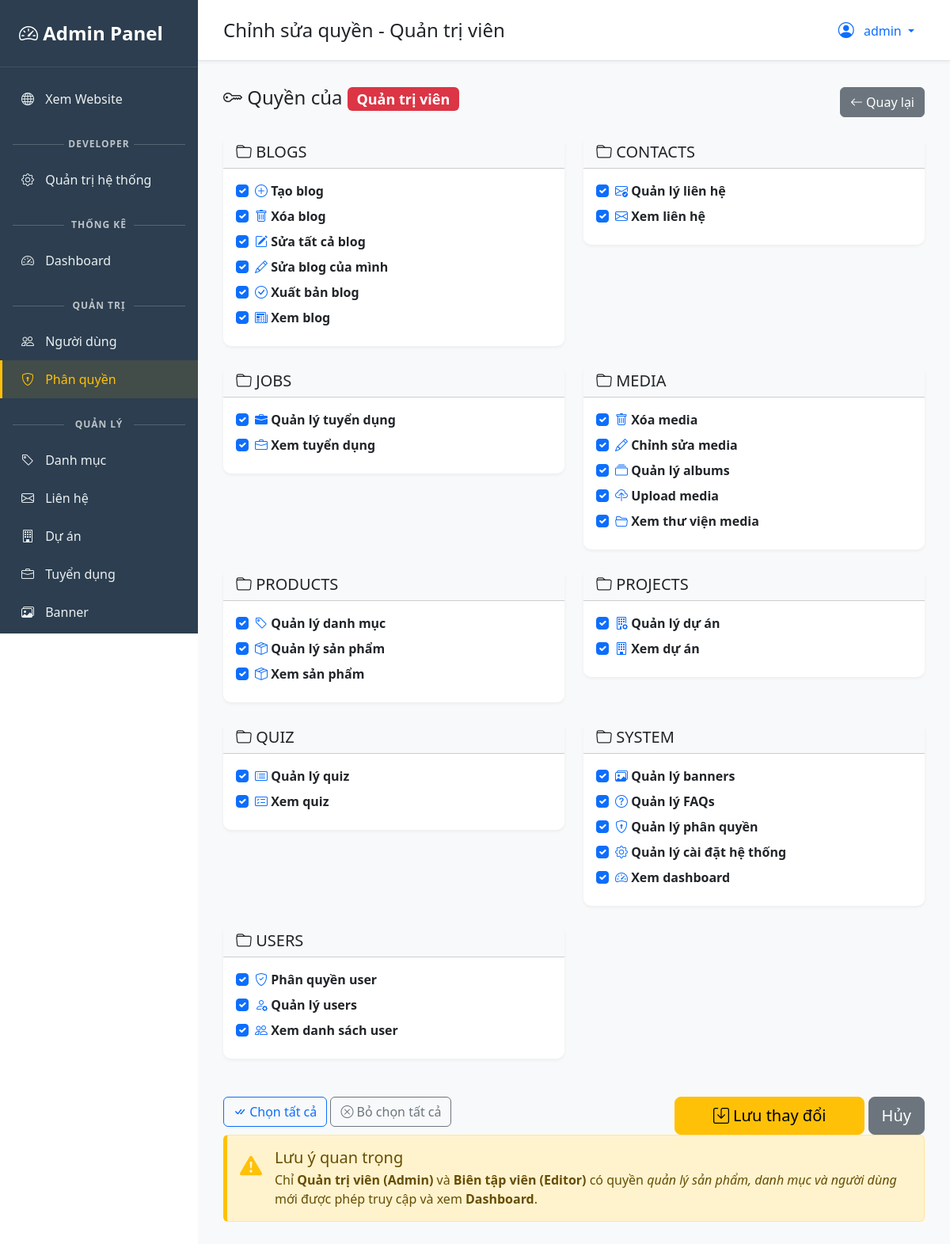
The page /admin/roles/1/permissions (signed in) on the database its author committed.
### app/models_rbac.py (models this page shows, shortened)
class Role(db.Model):
    __tablename__ = 'roles'
    id = db.Column(db.Integer, primary_key=True)
    name = db.Column(db.String(50), unique=True, nullable=False, index=True)
    display_name = db.Column(db.String(100), nullable=False)
    description = db.Column(db.Text)
    priority = db.Column(db.Integer, default=0)  # Cao = quyền lớn
    color = db.Column(db.String(20), default='secondary')  # Bootstrap colors
    is_active = db.Column(db.Boolean, default=True)
    created_at = db.Column(db.DateTime, default=datetime.utcnow)
    updated_at = db.Column(db.DateTime, default=datetime.utcnow, onupdate=datetime.utcnow)
    users = db.relationship('User', backref='role_obj', lazy='dynamic')
    permissions = db.relationship('Permission',
                                  secondary=role_permissions,
                                  backref=db.backref('roles', lazy='dynamic'),
                                  lazy='dynamic')
    def has_permission(self, permission_name):
        return self.permissions.filter_by(name=permission_name, is_active=True).first() is not None

class Permission(db.Model):
    __tablename__ = 'permissions'
    id = db.Column(db.Integer, primary_key=True)
    name = db.Column(db.String(100), unique=True, nullable=False, index=True)
    display_name = db.Column(db.String(100), nullable=False)
    description = db.Column(db.Text)
    category = db.Column(db.String(50), nullable=False, index=True)
    icon = db.Column(db.String(50), default='bi-key')  # Bootstrap icon
    is_active = db.Column(db.Boolean, default=True)
    created_at = db.Column(db.DateTime, default=datetime.utcnow)

### app/models.py (models this page shows, shortened)
class User(db.Model, UserMixin):
    __tablename__ = 'users'
    id = db.Column(db.Integer, primary_key=True)
    username = db.Column(db.String(80), unique=True, nullable=False, index=True)
    email = db.Column(db.String(120), unique=True, nullable=False, index=True)
    password_hash = db.Column(db.String(255))
    role_id = db.Column(db.Integer, db.ForeignKey('roles.id'), default=None)
    is_active = db.Column(db.Boolean, default=True)
    created_at = db.Column(db.DateTime, default=datetime.utcnow)
    updated_at = db.Column(db.DateTime, default=datetime.utcnow, onupdate=datetime.utcnow)
    blogs = db.relationship('Blog', backref='author_obj', lazy='dynamic')
    def has_permission(self, permission_name):
        if not self.role_obj or not self.is_active:
            return False
        return self.role_obj.has_permission(permission_name)
    def has_any_permission(self, *permission_names):
        return any(self.has_permission(perm) for perm in permission_names)

### app/admin/routes.py (the view, shortened to what this page needs)
@admin_bp.route('/roles/<int:id>/permissions', methods=['GET', 'POST'])
@permission_required('manage_roles')  # ✅ Quản lý phân quyền
def edit_role_permissions(id):
    role = Role.query.get_or_404(id)
    all_permissions = Permission.query.filter_by(is_active=True).order_by(
        Permission.category, Permission.name
    ).all()
    perms_by_category = {}
    for perm in all_permissions:
        cat = perm.category or 'other'
        if cat not in perms_by_category:
            perms_by_category[cat] = []
        perms_by_category[cat].append(perm)
    current_perm_ids = [p.id for p in role.permissions.all()]
    return render_template('admin/edit_role_permissions.html',
                           role=role,
                           perms_by_category=perms_by_category,
                           current_perm_ids=current_perm_ids)

### app/models.py (called while the page is built)
@login_manager.user_loader
def load_user(user_id):
    return User.query.get(int(user_id))

def get_setting(key, default=None):
    setting = Settings.query.filter_by(key=key).first()
    return setting.value if setting else default

### app/templates/admin/edit_role_permissions.html (shortened to what this page needs)
{% extends "admin/admin_base.html" %}
{% block page_title %}Chỉnh sửa quyền - {{ role.display_name }}{% endblock %}
{% block content %}
<div class="d-flex justify-content-between align-items-center mb-4">
    <h4>
        <i class="bi bi-key"></i> Quyền của
        <span class="badge bg-{{ role.color }}">{{ role.display_name }}</span>
    </h4>
    <a href="{{ url_for('admin.roles') }}" class="btn btn-secondary">
        <i class="bi bi-arrow-left"></i> Quay lại
    </a>
</div>
<form method="POST">
    <div class="row">
        {% for category, perms in perms_by_category.items() %}
        <div class="col-md-6 mb-4">
            <div class="card">
                <div class="card-header bg-light">
                    <h5 class="mb-0 text-uppercase">
                        <i class="bi bi-folder"></i> {{ category }}
                    </h5>
                </div>
                <div class="card-body">
                    {% for perm in perms %}
                    <div class="form-check mb-2">
                        <input class="form-check-input"
                               type="checkbox"
                               name="permissions"
                               value="{{ perm.id }}"
                               id="perm_{{ perm.id }}"
                               {% if perm.id in current_perm_ids %}checked{% endif %}>
                        <label class="form-check-label" for="perm_{{ perm.id }}">
                            <i class="{{ perm.icon }} text-primary"></i>
                            <strong>{{ perm.display_name }}</strong>
                        </label>
                    </div>
                    {% endfor %}
                </div>
            </div>
        </div>
        {% endfor %}
    </div>
    <div class="d-flex justify-content-between mt-4">
        <div>
            <button type="button" class="btn btn-outline-primary" onclick="selectAll()">
                <i class="bi bi-check-all"></i> Chọn tất cả
            </button>
            <button type="button" class="btn btn-outline-secondary" onclick="deselectAll()">
                <i class="bi bi-x-circle"></i> Bỏ chọn tất cả
            </button>
        </div>
        <div>
            <button type="submit" class="btn btn-warning btn-lg px-5">
                <i class="bi bi-save"></i> Lưu thay đổi
            </button>
            <a href="{{ url_for('admin.roles') }}" class="btn btn-secondary btn-lg">Hủy</a>
        </div>
    </div>
</form>
<div class="alert alert-warning d-flex align-items-start mb-4" role="alert" style="border-left: 5px solid #ffc107;">
    <div class="me-3">
        <i class="bi bi-exclamation-triangle-fill fs-3 text-warning"></i>
    </div>
    <div>
        <h5 class="alert-heading mb-1">Lưu ý quan trọng</h5>
        <p class="mb-0">
            Chỉ <strong>Quản trị viên (Admin)</strong> và <strong>Biên tập viên (Editor)</strong>
            có quyền <em>quản lý sản phẩm, danh mục và người dùng</em>
            mới được phép truy cập và xem <strong>Dashboard</strong>.
        </p>
    </div>
</div>
{% endblock %}

### app/templates/admin/admin_base.html (shortened to what this page needs)
<!DOCTYPE html>
<html lang="vi">
<head>
    <link href="https://cdn.jsdelivr.net/npm/bootstrap@5.3.0/dist/css/bootstrap.min.css" rel="stylesheet">
    <link rel="stylesheet" href="https://cdn.jsdelivr.net/npm/bootstrap-icons@1.11.1/font/bootstrap-icons.css">
</head>
<body>
    <div class="sidebar">
        <div class="sidebar-brand " style="color: #fff;">
            <i class="bi bi-speedometer2"></i> Admin Panel
        </div>
        <ul class="sidebar-nav nav flex-column">
            <li class="nav-item">
                <a class="nav-link" href="{{ url_for('main.index') }}" target="_blank">
                    <i class="bi bi-globe"></i> Xem Website
                </a>
            </li>
                {% if current_user.has_permission('manage_settings') %}
            <div class="sidebar-section-title"> Developer </div>
                    <li class="nav-item">
                        <a class="nav-link" href="{{ url_for('admin.settings') }}">
                            <i class="bi bi-gear"></i> Quản trị hệ thống
                        </a>
                    </li>
                {% endif %}
            <li class="nav-item">
                {% if current_user.has_any_permission('manage_users', 'manage_products', 'manage_categories') %}
                <div class="sidebar-section-title">Thống kê</div>
                <a class="nav-link {% if request.endpoint == 'admin.dashboard' %}active{% endif %}"
                   href="{{ url_for('admin.dashboard') }}">
                    <i class="bi bi-speedometer2"></i> Dashboard
                </a>
                {% else %}
                <a class="nav-link {% if request.endpoint == 'admin.welcome' %}active{% endif %}"
                   href="{{ url_for('admin.welcome') }}">
                    <i class="bi bi-house-heart"></i> Trang chủ
                </a>
                {% endif %}
            </li>
            {% if current_user.has_any_permission('manage_users', 'view_users', 'manage_roles') %}
            <div class="sidebar-section-title">Quản trị</div>
            {% if current_user.has_any_permission('manage_users', 'view_users') %}
            <li class="nav-item">
                <a class="nav-link {% if 'users' in request.endpoint %}active{% endif %}"
                   href="{{ url_for('admin.users') }}">
                    <i class="bi bi-people"></i> Người dùng
                </a>
            </li>
            {% endif %}
            {% if current_user.has_permission('manage_roles') %}
            <li class="nav-item">
                <a class="nav-link {% if 'roles' in request.endpoint or 'permissions' in request.endpoint %}active{% endif %}"
                   href="{{ url_for('admin.roles') }}">
                    <i class="bi bi-shield-lock"></i> Phân quyền
                </a>
            </li>
            {% endif %}
            {% endif %}
            {% if current_user.has_any_permission('manage_categories', 'manage_projects', 'manage_jobs', 'view_projects', 'view_jobs', 'view_contacts', 'manage_contacts', 'manage_banners', 'manage_faqs') %}
            <div class="sidebar-section-title">Quản lý</div>
            {% if current_user.has_permission('manage_categories') %}
            <li class="nav-item">
                <a class="nav-link {% if 'categories' in request.endpoint %}active{% endif %}"
                   href="{{ url_for('admin.categories') }}">
                    <i class="bi bi-tag"></i> Danh mục
                </a>
            </li>
            {% endif %}
            {% if current_user.has_any_permission('view_contacts', 'manage_contacts') %}
            <li class="nav-item">
                <a class="nav-link {% if 'contacts' in request.endpoint %}active{% endif %}"
                   href="{{ url_for('admin.contacts') }}">
                    <i class="bi bi-envelope"></i> Liên hệ
                </a>
            </li>
            {% endif %}
            {% if current_user.has_any_permission('manage_projects', 'view_projects') %}
            <li class="nav-item">
                <a class="nav-link {% if 'projects' in request.endpoint %}active{% endif %}"
                   href="{{ url_for('admin.projects') }}">
                    <i class="bi bi-building"></i> Dự án
                </a>
            </li>
            {% endif %}
            {% if current_user.has_any_permission('manage_jobs', 'view_jobs') %}
            <li class="nav-item">
                <a class="nav-link {% if 'jobs' in request.endpoint %}active{% endif %}"
                   href="{{ url_for('admin.jobs') }}">
                    <i class="bi bi-briefcase"></i> Tuyển dụng
                </a>
            </li>
            {% endif %}
            {% if current_user.has_permission('manage_banners') %}
            <li class="nav-item">
                <a class="nav-link {% if 'banners' in request.endpoint %}active{% endif %}"
                   href="{{ url_for('admin.banners') }}">
                    <i class="bi bi-images"></i> Banner
                </a>
            </li>
            {% endif %}
            {% if current_user.has_permission('manage_faqs') %}
            <li class="nav-item">
                <a class="nav-link {% if 'faqs' in request.endpoint %}active{% endif %}"
                   href="{{ url_for('admin.faqs') }}">
                </a>
            </li>
            {% endif %}
            {% endif %}
        </ul>
    </div>
    <div class="main-content">
        <div class="top-bar d-flex justify-content-between align-items-center">
            <div>
                <h4 class="mb-0 d-inline">{% block page_title %}Dashboard{% endblock %}</h4>
            </div>
            <div class="dropdown">
                <button class="btn btn-link dropdown-toggle text-decoration-none"
                        type="button" data-bs-toggle="dropdown">
                    <i class="bi bi-person-circle fs-5"></i>
                    <span class="ms-2">{{ current_user.username }}</span>
                </button>
            </div>
        </div>
        <div class="content-wrapper">
            {% block content %}{% endblock %}
        </div>
    </div>
</body>
</html>

### app/templates/admin/admin_base.html (style rules this page uses)
:root { --sidebar-width: 250px; --primary-color: #FFC107; }
body { font-family: 'Segoe UI', Tahoma, Geneva, Verdana, sans-serif; }
.sidebar { position: fixed; top: 0; left: 0; height: 100vh; width: var(--sidebar-width); background: #2c3e50; color: #ecf0f1; overflow-y: auto; transition: all 0.3s; z-index: 1000; }
.sidebar-brand { padding: 1.5rem; font-size: 1.5rem; font-weight: bold; color: var(--primary-color); border-bottom: 1px solid rgba(255,255,255,0.1); }
.sidebar-nav { padding: 1rem 0; }
.sidebar-nav .nav-link { color: #ecf0f1; padding: 0.75rem 1.5rem; transition: all 0.3s; border-left: 3px solid transparent; }
.sidebar-nav .nav-link:hover, .sidebar-nav .nav-link.active { background: rgba(255,193,7,0.1); border-left-color: var(--primary-color); color: var(--primary-color); }
.sidebar-nav .nav-link i { width: 20px; margin-right: 10px; }
.sidebar-section-title { position: relative; text-align: center; margin: 1.5rem 1rem 0.75rem; font-size: 0.75rem; font-weight: 700; color: #bdc3c7; text-transform: uppercase; letter-spacing: 1px; }
.sidebar-section-title::before, .sidebar-section-title::after { content: ""; position: absolute; top: 50%; width: 30%; height: 1px; background: rgba(255, 255, 255, 0.2); }
.sidebar-section-title::before { left: 0; }
.sidebar-section-title::after { right: 0; }
.main-content { margin-left: var(--sidebar-width); min-height: 100vh; background: #f8f9fa; }
.top-bar { background: #fff; padding: 1rem 2rem; border-bottom: 1px solid #dee2e6; box-shadow: 0 2px 4px rgba(0,0,0,0.05); }
.content-wrapper { padding: 2rem; }
.card { border: none; box-shadow: 0 2px 4px rgba(0,0,0,0.05); border-radius: 10px; }

### rows shown on the page
Role: display_name "Quản trị viên"
User: username "admin"
Permission: category "BLOGS", permissions "☑", display_name "Tạo blog"
Permission: permissions "☑", display_name "Xóa blog"
Permission: permissions "☑", display_name "Sửa tất cả blog"
Permission: permissions "☑", display_name "Sửa blog của mình"
Permission: permissions "☑", display_name "Xuất bản blog"
Permission: permissions "☑", display_name "Xem blog"
Permission: category "CONTACTS", permissions "☑", display_name "Quản lý liên hệ"
Permission: permissions "☑", display_name "Xem liên hệ"
Permission: category "JOBS", permissions "☑", display_name "Quản lý tuyển dụng"
Permission: permissions "☑", display_name "Xem tuyển dụng"
Permission: category "MEDIA", permissions "☑", display_name "Xóa media"
Permission: permissions "☑", display_name "Chỉnh sửa media"
Permission: permissions "☑", display_name "Quản lý albums"
Permission: permissions "☑", display_name "Upload media"
Permission: permissions "☑", display_name "Xem thư viện media"
Permission: category "PRODUCTS", permissions "☑", display_name "Quản lý danh mục"
Permission: permissions "☑", display_name "Quản lý sản phẩm"
Permission: permissions "☑", display_name "Xem sản phẩm"
Permission: category "PROJECTS", permissions "☑", display_name "Quản lý dự án"
Permission: permissions "☑", display_name "Xem dự án"
Permission: category "QUIZ", permissions "☑", display_name "Quản lý quiz"
Permission: permissions "☑", display_name "Xem quiz"
Permission: category "SYSTEM", permissions "☑", display_name "Quản lý banners"
Permission: permissions "☑", display_name "Quản lý FAQs"
Permission: permissions "☑", display_name "Quản lý phân quyền"
Permission: permissions "☑", display_name "Quản lý cài đặt hệ thống"
Permission: permissions "☑", display_name "Xem dashboard"
Permission: category "USERS", permissions "☑", display_name "Phân quyền user"
Permission: permissions "☑", display_name "Quản lý users"
Permission: permissions "☑", display_name "Xem danh sách user"
